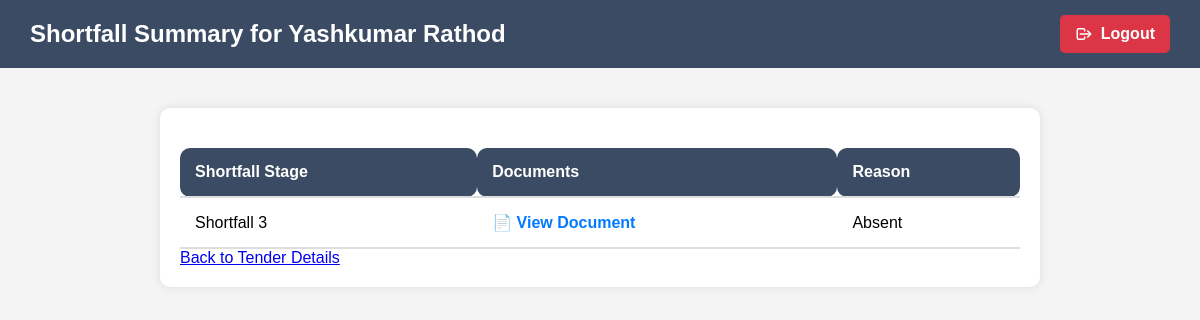
Screenshot of /shortfall_details/12/3/ (signed in) with the database file from the repository.
### tenders/models.py (models this page shows, shortened)
class Vendor(models.Model):
    name = models.CharField(max_length=200)
    tender = models.ForeignKey(Tender, on_delete=models.CASCADE, related_name="vendors")

class ShortfallDocument(models.Model):
    SHORTFALL_CHOICES = [
        (1, 'Shortfall 1'),
        (2, 'Shortfall 2'),
        (3, 'Shortfall 3'),
    ]
    vendor = models.ForeignKey('Vendor', on_delete=models.CASCADE, related_name="shortfall_documents")
    file = models.FileField(upload_to="shortfall_documents/")
    uploaded_at = models.DateTimeField(auto_now_add=True)
    reason = models.TextField(blank=True, help_text="Reason for document shortfall",null=True)
    shortfall_stage = models.IntegerField(choices=SHORTFALL_CHOICES, default=1)

### tenders/views.py (the view)
# urls.py: path("shortfall_details/<int:vendor_id>/<int:stage>/", shortfall_details, name="shortfall_details"),
@login_required
def shortfall_details(request, vendor_id, stage):
    vendor = get_object_or_404(Vendor, id=vendor_id)
    shortfall_documents = vendor.shortfall_documents.filter(shortfall_stage=stage)
    return render(request, "tenders/shortfall_details.html", {
        "vendor": vendor,
        "shortfall_documents": shortfall_documents,
        "stage": stage,
    })

### tenders/templates/tenders/shortfall_details.html (shortened to what this page needs)
<!DOCTYPE html>
<html lang="en">
<head>
</head>
<body>
    <div class="top-bar">
        <h2>Shortfall Summary for {{ vendor.name }}</h2>
        <a href="{% url 'logout' %}" class="logout-btn">
            <svg xmlns="http://www.w3.org/2000/svg" fill="none" viewBox="0 0 24 24" stroke="currentColor">
                <path stroke-linecap="round" stroke-linejoin="round" stroke-width="2" d="M17 16l4-4m0 0l-4-4m4 4H7m6 4v1a2 2 0 01-2 2H5a2 2 0 01-2-2V7a2 2 0 012-2h6a2 2 0 012 2v1" />
            </svg>
            Logout
        </a>
    </div>
    <div class="container">
        <table>
            <thead>
                <tr>
                    <th>Shortfall Stage</th>
                    <th>Documents</th>
                    <th>Reason</th>
                </tr>
            </thead>
            <tbody>
                {% for shortfall in shortfall_documents %}
                <tr>
                    <td>Shortfall {{ shortfall.shortfall_stage }}</td>
                    <td>
                        <a href="{{ shortfall.file.url }}" target="_blank">📄 View Document</a>
                    </td>
                    <td>{{ shortfall.reason }}</td>
                </tr>
                {% empty %}
                <tr>
                    <td colspan="3" style="text-align: center;">No shortfall documents available.</td>
                </tr>
                {% endfor %}
            </tbody>
        </table>
        <a href="{% url 'tender_details' vendor.tender.id %}">Back to Tender Details</a>
    </div>
</body>
</html>

### tenders/templates/tenders/shortfall_details.html (style rules this page uses)
body { font-family: Arial, sans-serif; background-color: #f4f4f4; margin: 0; padding: 0; }
.top-bar { background-color: #3c4b64; color: white; padding: 15px 30px; display: flex; justify-content: space-between; align-items: center; }
.top-bar h2 { margin: 0; font-size: 24px; }
.logout-btn { display: flex; align-items: center; text-decoration: none; color: white; background-color: #DC3545; padding: 10px 15px; border-radius: 5px; font-weight: bold; transition: background-color 0.3s ease; }
.logout-btn svg { margin-right: 8px; width: 18px; height: 18px; }
.container { width: 70%; margin: 40px auto; background: white; padding: 20px; border-radius: 10px; box-shadow: 0px 0px 10px rgba(0, 0, 0, 0.1); text-align: left; }
table { width: 100%; border-collapse: collapse; margin-top: 20px; }
th, td { padding: 15px; border-bottom: 2px solid #ddd; text-align: left; }
th { background: #3c4b64; color: white; border-radius: 10px; }
td a { text-decoration: none; color: #007BFF; font-weight: bold; }

### rows the page displays
Vendor: name "Yashkumar Rathod"
ShortfallDocument: shortfall_stage "3", reason "Absent"
